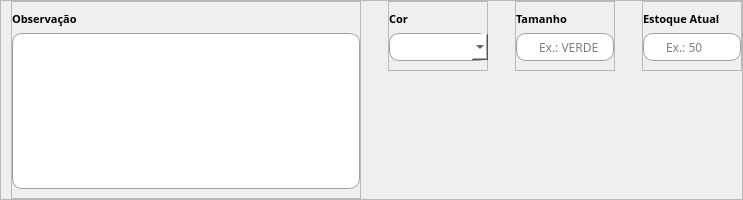
           <widget class="QFrame" name="frame_35">
            <property name="sizePolicy">
             <sizepolicy hsizetype="Preferred" vsizetype="Expanding">
              <horstretch>0</horstretch>
              <verstretch>0</verstretch>
             </sizepolicy>
            </property>
            <property name="minimumSize">
             <size>
              <width>0</width>
              <height>70</height>
             </size>
            </property>
            <property name="maximumSize">
             <size>
              <width>16777215</width>
              <height>200</height>
             </size>
            </property>
            <property name="frameShape">
             <enum>QFrame::StyledPanel</enum>
            </property>
            <property name="frameShadow">
             <enum>QFrame::Raised</enum>
            </property>
            <layout class="QGridLayout" name="gridLayout_32">
             <property name="leftMargin">
              <number>10</number>
             </property>
             <property name="topMargin">
              <number>0</number>
             </property>
             <property name="rightMargin">
              <number>0</number>
             </property>
             <property name="bottomMargin">
              <number>0</number>
             </property>
             <property name="horizontalSpacing">
              <number>27</number>
             </property>
             <item row="0" column="0" rowspan="2">
              <widget class="QFrame" name="frame_39">
               <property name="minimumSize">
                <size>
                 <width>350</width>
                 <height>0</height>
                </size>
               </property>
               <property name="frameShape">
                <enum>QFrame::StyledPanel</enum>
               </property>
               <property name="frameShadow">
                <enum>QFrame::Raised</enum>
               </property>
               <layout class="QGridLayout" name="gridLayout_42">
                <property name="leftMargin">
                 <number>0</number>
                </property>
                <property name="topMargin">
                 <number>9</number>
                </property>
                <property name="rightMargin">
                 <number>0</number>
                </property>
                <item row="0" column="0">
                 <widget class="QLabel" name="label_33">
                  <property name="maximumSize">
                   <size>
                    <width>16777215</width>
                    <height>20</height>
                   </size>
                  </property>
                  <property name="font">
                   <font>
                    <family>Raleway</family>
                    <pointsize>8</pointsize>
                    <weight>75</weight>
                    <bold>true</bold>
                   </font>
                  </property>
                  <property name="text">
                   <string>Observação</string>
                  </property>
                 </widget>
                </item>
                <item row="1" column="0">
                 <widget class="QTextEdit" name="input_observacao">
                  <property name="styleSheet">
                   <string notr="true">QTextEdit {
	background-color:white;
	border-radius: 10px;
	border: 1px solid rgb(158, 162, 166);
	padding-left: 20px;
}</string>
                  </property>
                 </widget>
                </item>
               </layout>
              </widget>
             </item>
             <item row="0" column="3">
              <widget class="QFrame" name="frame_43">
               <property name="maximumSize">
                <size>
                 <width>100</width>
                 <height>70</height>
                </size>
               </property>
               <property name="frameShape">
                <enum>QFrame::StyledPanel</enum>
               </property>
               <property name="frameShadow">
                <enum>QFrame::Raised</enum>
               </property>
               <layout class="QGridLayout" name="gridLayout_40">
                <property name="leftMargin">
                 <number>0</number>
                </property>
                <property name="topMargin">
                 <number>9</number>
                </property>
                <property name="rightMargin">
                 <number>0</number>
                </property>
                <item row="0" column="0">
                 <widget class="QLabel" name="label_34">
                  <property name="font">
                   <font>
                    <family>Raleway</family>
                    <pointsize>8</pointsize>
                    <weight>75</weight>
                    <bold>true</bold>
                   </font>
                  </property>
                  <property name="text">
                   <string>Estoque Atual</string>
                  </property>
                 </widget>
                </item>
                <item row="1" column="0">
                 <widget class="QLineEdit" name="input_estoqueAtual">
                  <property name="sizePolicy">
                   <sizepolicy hsizetype="Expanding" vsizetype="Expanding">
                    <horstretch>0</horstretch>
                    <verstretch>0</verstretch>
                   </sizepolicy>
                  </property>
                  <property name="maximumSize">
                   <size>
                    <width>16777215</width>
                    <height>30</height>
                   </size>
                  </property>
                  <property name="font">
                   <font>
                    <family>Raleway</family>
                   </font>
                  </property>
                  <property name="styleSheet">
                   <string notr="true">QLineEdit {
	background-color:white;
	border-radius: 10px;
	border: 1px solid rgb(158, 162, 166);
	padding-left: 20px;
}</string>
                  </property>
                  <property name="placeholderText">
                   <string>Ex.: 50</string>
                  </property>
                 </widget>
                </item>
               </layout>
              </widget>
             </item>
             <item row="0" column="1">
              <widget class="QFrame" name="frame_36">
               <property name="maximumSize">
                <size>
                 <width>100</width>
                 <height>70</height>
                </size>
               </property>
               <property name="frameShape">
                <enum>QFrame::StyledPanel</enum>
               </property>
               <property name="frameShadow">
                <enum>QFrame::Raised</enum>
               </property>
               <layout class="QGridLayout" name="gridLayout_33">
                <property name="leftMargin">
                 <number>0</number>
                </property>
                <property name="topMargin">
                 <number>9</number>
                </property>
                <property name="rightMargin">
                 <number>0</number>
                </property>
                <item row="0" column="0">
                 <widget class="QLabel" name="label_27">
                  <property name="font">
                   <font>
                    <family>Raleway</family>
                    <pointsize>8</pointsize>
                    <weight>75</weight>
                    <bold>true</bold>
                   </font>
                  </property>
                  <property name="text">
                   <string>Cor</string>
                  </property>
                 </widget>
                </item>
                <item row="1" column="0">
                 <widget class="QComboBox" name="input_cor">
                  <property name="sizePolicy">
                   <sizepolicy hsizetype="Expanding" vsizetype="Expanding">
                    <horstretch>0</horstretch>
                    <verstretch>0</verstretch>
                   </sizepolicy>
                  </property>
                  <property name="minimumSize">
                   <size>
                    <width>100</width>
                    <height>0</height>
                   </size>
                  </property>
                  <property name="maximumSize">
                   <size>
                    <width>100</width>
                    <height>30</height>
                   </size>
                  </property>
                  <property name="styleSheet">
                   <string notr="true">QComboBox {
	background-color:white;
	border-radius: 10px;
	border: 1px solid rgb(158, 162, 166);
	padding-left: 20px;
}</string>
                  </property>
                  <property name="editable">
                   <bool>true</bool>
                  </property>
                  <item>
                   <property name="text">
                    <string/>
                   </property>
                  </item>
                 </widget>
                </item>
               </layout>
              </widget>
             </item>
             <item row="0" column="2">
              <widget class="QFrame" name="frame_45">
               <property name="sizePolicy">
                <sizepolicy hsizetype="Expanding" vsizetype="Preferred">
                 <horstretch>0</horstretch>
                 <verstretch>0</verstretch>
                </sizepolicy>
               </property>
               <property name="maximumSize">
                <size>
                 <width>100</width>
                 <height>70</height>
                </size>
               </property>
               <property name="frameShape">
                <enum>QFrame::StyledPanel</enum>
               </property>
               <property name="frameShadow">
                <enum>QFrame::Raised</enum>
               </property>
               <layout class="QGridLayout" name="gridLayout_46">
                <property name="leftMargin">
                 <number>0</number>
                </property>
                <property name="topMargin">
                 <number>9</number>
                </property>
                <property name="rightMargin">
                 <number>0</number>
                </property>
                <item row="0" column="0">
                 <widget class="QLabel" name="label_39">
                  <property name="font">
                   <font>
                    <family>Raleway</family>
                    <pointsize>8</pointsize>
                    <weight>75</weight>
                    <bold>true</bold>
                   </font>
                  </property>
                  <property name="text">
                   <string>Tamanho</string>
                  </property>
                 </widget>
                </item>
                <item row="1" column="0">
                 <widget class="QLineEdit" name="input_tamanho">
                  <property name="sizePolicy">
                   <sizepolicy hsizetype="Expanding" vsizetype="Expanding">
                    <horstretch>0</horstretch>
                    <verstretch>0</verstretch>
                   </sizepolicy>
                  </property>
                  <property name="maximumSize">
                   <size>
                    <width>16777215</width>
                    <height>30</height>
                   </size>
                  </property>
                  <property name="font">
                   <font>
                    <family>Raleway</family>
                   </font>
                  </property>
                  <property name="styleSheet">
                   <string notr="true">QLineEdit {
	background-color:white;
	border-radius: 10px;
	border: 1px solid rgb(158, 162, 166);
	padding-left: 20px;
}</string>
                  </property>
                  <property name="placeholderText">
                   <string>Ex.: VERDE</string>
                  </property>
                 </widget>
                </item>
               </layout>
              </widget>
             </item>
            </layout>
           </widget>
